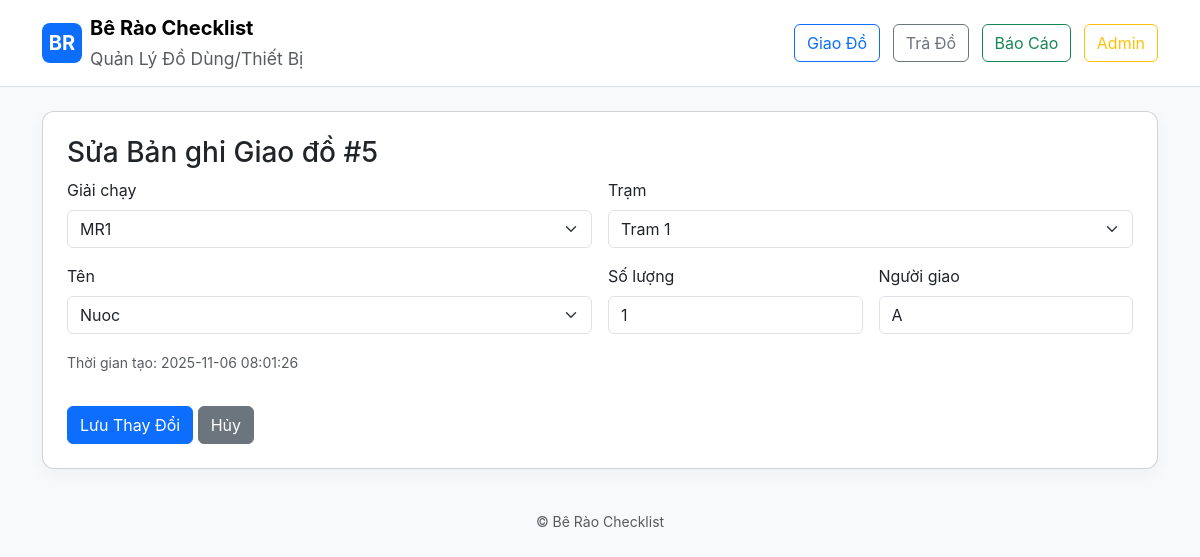
/admin/edit/issue/5 (signed in), run on the app's committed database.
### models.py (models this page shows)
class IssueRecord(db.Model):
    id = db.Column(db.Integer, primary_key=True)
    marathon_id = db.Column(db.Integer, db.ForeignKey('marathon.id'), nullable=True)
    station_id = db.Column(db.Integer, db.ForeignKey('station.id'), nullable=True)
    equipment_id = db.Column(db.Integer, db.ForeignKey('equipment.id'), nullable=False)
    person_name = db.Column(db.String(200))
    quantity = db.Column(db.Integer)
    timestamp = db.Column(db.DateTime)

class Marathon(db.Model):
    id = db.Column(db.Integer, primary_key=True)
    name = db.Column(db.String(200), unique=True, nullable=False)

class Station(db.Model):
    id = db.Column(db.Integer, primary_key=True)
    name = db.Column(db.String(200), unique=True, nullable=False)

class Equipment(db.Model):
    id = db.Column(db.Integer, primary_key=True)
    name = db.Column(db.String(200), unique=True, nullable=False)

### app.py (the view, shortened to what this page needs)
@app.route('/admin/edit/issue/<int:record_id>', methods=['GET', 'POST'])
@admin_required
def edit_issue_record(record_id):
    record = IssueRecord.query.get_or_404(record_id)
    marathons = Marathon.query.order_by(Marathon.name).all()
    stations = Station.query.order_by(Station.name).all()
    equipments = Equipment.query.order_by(Equipment.name).all()
    return render_template('admin_edit_issue.html', record=record, marathons=marathons, stations=stations, equipments=equipments)

### app.py (called while the page is built)
def admin_required(f):
    @wraps(f)
    def decorated_function(*args, **kwargs):
        if not session.get('admin_logged_in'):
            flash('Please login to access this page.', 'warning')
            return redirect(url_for('admin_login'))
        return f(*args, **kwargs)
    return decorated_function

### templates/admin_edit_issue.html (shortened to what this page needs)
{% extends "base.html" %}
{% block content %}
<div class="card p-4">
  <h3>Sửa Bản ghi Giao đồ #{{ record.id }}</h3>
  <form method="post">
    <div class="row g-3">
      <div class="col-md-6">
        <label class="form-label">Giải chạy</label>
        <select name="marathon" class="form-select">
          {% for m in marathons %}
            <option value="{{ m.id }}" {% if record.marathon_id == m.id %}selected{% endif %}>{{ m.name }}</option>
          {% endfor %}
        </select>
      </div>
      <div class="col-md-6">
        <label class="form-label">Trạm</label>
        <select name="station" class="form-select">
          {% for s in stations %}
            <option value="{{ s.id }}" {% if record.station_id == s.id %}selected{% endif %}>{{ s.name }}</option>
          {% endfor %}
        </select>
      </div>
      <div class="col-md-6">
        <label class="form-label">Tên</label>
        <select name="equipment" class="form-select" required>
          {% for e in equipments %}
            <option value="{{ e.id }}" {% if record.equipment_id == e.id %}selected{% endif %}>{{ e.name }}</option>
          {% endfor %}
        </select>
      </div>
      <div class="col-md-3">
        <label class="form-label">Số lượng</label>
        <input type="number" name="quantity" class="form-control" value="{{ record.quantity }}" min="1" required>
      </div>
      <div class="col-md-3">
        <label class="form-label">Người giao</label>
        <input type="text" name="person" class="form-control" value="{{ record.person_name }}" required>
      </div>
      <div class="col-12">
        <p class="text-muted"><small>Thời gian tạo: {{ record.timestamp.strftime('%Y-%m-%d %H:%M:%S') if record.timestamp else 'N/A' }}</small></p>
      </div>
    </div>
    <div class="mt-3">
      <button type="submit" class="btn btn-primary">Lưu Thay Đổi</button>
      <a href="{{ url_for('admin_dashboard') }}" class="btn btn-secondary">Hủy</a>
    </div>
  </form>
</div>
{% endblock %}

### static/style.css (style rules this page uses)
body { font-family:Inter, system-ui, -apple-system, 'Segoe UI', Roboto, 'Helvetica Neue', Arial }
.card { border-radius:12px;box-shadow:0 6px 18px rgba(10,20,30,0.04) }

### data on the page
IssueRecord: id "5", marathon "MR1", station "Tram 1", equipment "Nuoc", quantity "1", person "A", timestamp "2025-11-06 08:01:26"
